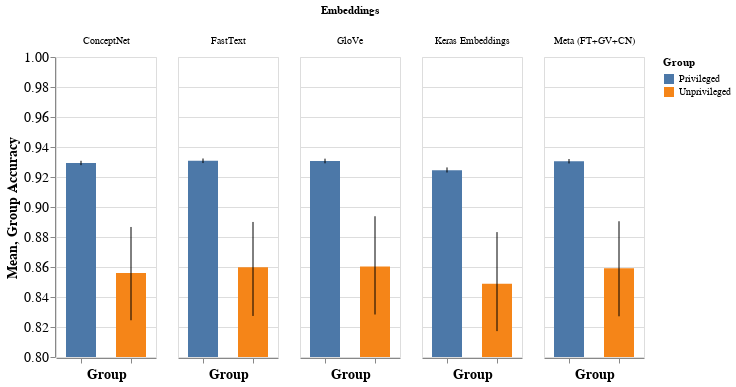

Notebook source saved alongside this figure:
### Code cell
bars = alt.Chart().mark_bar(width=30).encode(
    x=alt.X('Group:O', axis=alt.Axis(labels=False)),
    y=alt.Y('mean('+'Group Accuracy'+'):Q',  title='Mean', scale=alt.Scale(domain=[0.8, 1.0])),
    color=alt.Color('Group:N'),
).interactive()

error_bars = alt.Chart().mark_errorbar(extent='ci').encode(
    x='Group:O',
    y='Group Accuracy'+':Q'
)

alt.layer(bars, error_bars, data=report_bc).properties(
    width=100
).facet(
    column='Embeddings:N',
).configure_axis(
    labelFontSize=14,
    titleFontSize=14
)

### Figure 1 — Vega-Lite specification as saved in the notebook (floating-point values rounded to 4 significant figures)
{"config": {"view": {"continuousWidth": 400, "continuousHeight": 300}, "axis": {"labelFontSize": 14, "titleFontSize": 14}}, "data": {"name": "data-f228507f568bca499b3e08cc20ec06fd"}, "facet": {"column": {"type": "nominal", "field": "Embeddings"}}, "spec": {"layer": [{"mark": {"type": "bar", "width": 30}, "encoding": {"color": {"type": "nominal", "field": "Group"}, "x": {"type": "ordinal", "axis": {"labels": false}, "field": "Group"}, "y": {"type": "quantitative", "aggregate": "mean", "field": "Group Accuracy", "scale": {"domain": [0.8, 1.0]}, "title": "Mean"}}, "selection": {"selector002": {"type": "interval", "bind": "scales", "encodings": ["x", "y"]}}}, {"mark": {"type": "errorbar", "extent": "ci"}, "encoding": {"x": {"type": "ordinal", "field": "Group"}, "y": {"type": "quantitative", "field": "Group Accuracy"}}}], "width": 100}, "$schema": "https://vega.github.io/schema/vega-lite/v4.8.1.json", "datasets": {"data-f228507f568bca499b3e08cc20ec06fd": [{"Identity": "male", "Embeddings": "FastText", "Group Accuracy": 0.8981, "Group": "Unprivileged"}, {"Identity": "male", "Embeddings": "GloVe", "Group Accuracy": 0.899, "Group": "Unprivileged"}, {"Identity": "male", "Embeddings": "ConceptNet", "Group Accuracy": 0.8957, "Group": "Unprivileged"}, {"Identity": "male", "Embeddings": "Keras Embeddings", "Group Accuracy": 0.89, "Group": "Unprivileged"}, {"Identity": "male", "Embeddings": "Meta (FT+GV+CN)", "Group Accuracy": 0.8987, "Group": "Unprivileged"}, {"Identity": "female", "Embeddings": "FastText", "Group Accuracy": 0.9089, "Group": "Unprivileged"}, {"Identity": "female", "Embeddings": "GloVe", "Group Accuracy": 0.9084, "Group": "Unprivileged"}, {"Identity": "female", "Embeddings": "ConceptNet", "Group Accuracy": 0.9071, "Group": "Unprivileged"}, {"Identity": "female", "Embeddings": "Keras Embeddings", "Group Accuracy": 0.8999, "Group": "Unprivileged"}, {"Identity": "female", "Embeddings": "Meta (FT+GV+CN)", "Group Accuracy": 0.9073, "Group": "Unprivileged"}, {"Identity": "homosexual_gay_or_lesbian", "Embeddings": "FastText", "Group Accuracy": 0.8004, "Group": "Unprivileged"}, {"Identity": "homosexual_gay_or_lesbian", "Embeddings": "GloVe", "Group Accuracy": 0.8039, "Group": "Unprivileged"}, {"Identity": "homosexual_gay_or_lesbian", "Embeddings": "ConceptNet", "Group Accuracy": 0.8021, "Group": "Unprivileged"}, {"Identity": "homosexual_gay_or_lesbian", "Embeddings": "Keras Embeddings", "Group Accuracy": 0.7888, "Group": "Unprivileged"}, {"Identity": "homosexual_gay_or_lesbian", "Embeddings": "Meta (FT+GV+CN)", "Group Accuracy": 0.7977, "Group": "Unprivileged"}, {"Identity": "christian", "Embeddings": "FastText", "Group Accuracy": 0.9289, "Group": "Unprivileged"}, {"Identity": "christian", "Embeddings": "GloVe", "Group Accuracy": 0.9289, "Group": "Unprivileged"}, {"Identity": "christian", "Embeddings": "ConceptNet", "Group Accuracy": 0.9234, "Group": "Unprivileged"}, {"Identity": "christian", "Embeddings": "Keras Embeddings", "Group Accuracy": 0.9224, "Group": "Unprivileged"}, {"Identity": "christian", "Embeddings": "Meta (FT+GV+CN)", "Group Accuracy": 0.9271, "Group": "Unprivileged"}, {"Identity": "jewish", "Embeddings": "FastText", "Group Accuracy": 0.8875, "Group": "Unprivileged"}, {"Identity": "jewish", "Embeddings": "GloVe", "Group Accuracy": 0.8862, "Group": "Unprivileged"}, {"Identity": "jewish", "Embeddings": "ConceptNet", "Group Accuracy": 0.8829, "Group": "Unprivileged"}, {"Identity": "jewish", "Embeddings": "Keras Embeddings", "Group Accuracy": 0.8822, "Group": "Unprivileged"}, {"Identity": "jewish", "Embeddings": "Meta (FT+GV+CN)", "Group Accuracy": 0.8822, "Group": "Unprivileged"}, {"Identity": "muslim", "Embeddings": "FastText", "Group Accuracy": 0.8329, "Group": "Unprivileged"}, {"Identity": "muslim", "Embeddings": "GloVe", "Group Accuracy": 0.8291, "Group": "Unprivileged"}, {"Identity": "muslim", "Embeddings": "ConceptNet", "Group Accuracy": 0.8263, "Group": "Unprivileged"}, {"Identity": "muslim", "Embeddings": "Keras Embeddings", "Group Accuracy": 0.8149, "Group": "Unprivileged"}, {"Identity": "muslim", "Embeddings": "Meta (FT+GV+CN)", "Group Accuracy": 0.8306, "Group": "Unprivileged"}, {"Identity": "black", "Embeddings": "FastText", "Group Accuracy": 0.7928, "Group": "Unprivileged"}, {"Identity": "black", "Embeddings": "GloVe", "Group Accuracy": 0.7928, "Group": "Unprivileged"}, {"Identity": "black", "Embeddings": "ConceptNet", "Group Accuracy": 0.7793, "Group": "Unprivileged"}, {"Identity": "black", "Embeddings": "Keras Embeddings", "Group Accuracy": 0.7776, "Group": "Unprivileged"}, {"Identity": "black", "Embeddings": "Meta (FT+GV+CN)", "Group Accuracy": 0.7932, "Group": "Unprivileged"}, {"Identity": "white", "Embeddings": "FastText", "Group Accuracy": 0.8141, "Group": "Unprivileged"}, {"Identity": "white", "Embeddings": "GloVe", "Group Accuracy": 0.8139, "Group": "Unprivileged"}, {"Identity": "white", "Embeddings": "ConceptNet", "Group Accuracy": 0.8129, "Group": "Unprivileged"}, {"Identity": "white", "Embeddings": "Keras Embeddings", "Group Accuracy": 0.7952, "Group": "Unprivileged"}, {"Identity": "white", "Embeddings": "Meta (FT+GV+CN)", "Group Accuracy": 0.8151, "Group": "Unprivileged"}, {"Identity": "psychiatric_or_mental_illness", "Embeddings": "FastText", "Group Accuracy": 0.8754, "Group": "Unprivileged"}, {"Identity": "psychiatric_or_mental_illness", "Embeddings": "GloVe", "Group Accuracy": 0.8802, "Group": "Unprivileged"}, {"Identity": "psychiatric_or_mental_illness", "Embeddings": "ConceptNet", "Group Accuracy": 0.8744, "Group": "Unprivileged"}, {"Identity": "psychiatric_or_mental_illness", "Embeddings": "Keras Embeddings", "Group Accuracy": 0.8686, "Group": "Unprivileged"}, {"Identity": "psychiatric_or_mental_illness", "Embeddings": "Meta (FT+GV+CN)", "Group Accuracy": 0.8802, "Group": "Unprivileged"}, {"Identity": "male", "Embeddings": "FastText", "Group Accuracy": 0.9312, "Group": "Privileged"}, {"Identity": "male", "Embeddings": "GloVe", "Group Accuracy": 0.9309, "Group": "Privileged"}, {"Identity": "male", "Embeddings": "ConceptNet", "Group Accuracy": 0.9297, "Group": "Privileged"}, {"Identity": "male", "Embeddings": "Keras Embeddings", "Group Accuracy": 0.9249, "Group": "Privileged"}, {"Identity": "male", "Embeddings": "Meta (FT+GV+CN)", "Group Accuracy": 0.9307, "Group": "Privileged"}, {"Identity": "female", "Embeddings": "FastText", "Group Accuracy": 0.9304, "Group": "Privileged"}, {"Identity": "female", "Embeddings": "GloVe", "Group Accuracy": 0.9303, "Group": "Privileged"}, {"Identity": "female", "Embeddings": "ConceptNet", "Group Accuracy": 0.9288, "Group": "Privileged"}, {"Identity": "female", "Embeddings": "Keras Embeddings", "Group Accuracy": 0.9243, "Group": "Privileged"}, {"Identity": "female", "Embeddings": "Meta (FT+GV+CN)", "Group Accuracy": 0.9303, "Group": "Privileged"}, {"Identity": "homosexual_gay_or_lesbian", "Embeddings": "FastText", "Group Accuracy": 0.9312, "Group": "Privileged"}, {"Identity": "homosexual_gay_or_lesbian", "Embeddings": "GloVe", "Group Accuracy": 0.931, "Group": "Privileged"}, {"Identity": "homosexual_gay_or_lesbian", "Embeddings": "ConceptNet", "Group Accuracy": 0.9295, "Group": "Privileged"}, {"Identity": "homosexual_gay_or_lesbian", "Embeddings": "Keras Embeddings", "Group Accuracy": 0.9249, "Group": "Privileged"}, {"Identity": "homosexual_gay_or_lesbian", "Embeddings": "Meta (FT+GV+CN)", "Group Accuracy": 0.9309, "Group": "Privileged"}, {"Identity": "christian", "Embeddings": "FastText", "Group Accuracy": 0.9274, "Group": "Privileged"}, {"Identity": "christian", "Embeddings": "GloVe", "Group Accuracy": 0.9273, "Group": "Privileged"}, {"Identity": "christian", "Embeddings": "ConceptNet", "Group Accuracy": 0.9262, "Group": "Privileged"}, {"Identity": "christian", "Embeddings": "Keras Embeddings", "Group Accuracy": 0.9209, "Group": "Privileged"}, {"Identity": "christian", "Embeddings": "Meta (FT+GV+CN)", "Group Accuracy": 0.9272, "Group": "Privileged"}, {"Identity": "jewish", "Embeddings": "FastText", "Group Accuracy": 0.9283, "Group": "Privileged"}, {"Identity": "jewish", "Embeddings": "GloVe", "Group Accuracy": 0.9282, "Group": "Privileged"}, {"Identity": "jewish", "Embeddings": "ConceptNet", "Group Accuracy": 0.9267, "Group": "Privileged"}, {"Identity": "jewish", "Embeddings": "Keras Embeddings", "Group Accuracy": 0.9218, "Group": "Privileged"}, {"Identity": "jewish", "Embeddings": "Meta (FT+GV+CN)", "Group Accuracy": 0.9281, "Group": "Privileged"}, {"Identity": "muslim", "Embeddings": "FastText", "Group Accuracy": 0.9327, "Group": "Privileged"}, {"Identity": "muslim", "Embeddings": "GloVe", "Group Accuracy": 0.9328, "Group": "Privileged"}, {"Identity": "muslim", "Embeddings": "ConceptNet", "Group Accuracy": 0.9314, "Group": "Privileged"}, {"Identity": "muslim", "Embeddings": "Keras Embeddings", "Group Accuracy": 0.9269, "Group": "Privileged"}, {"Identity": "muslim", "Embeddings": "Meta (FT+GV+CN)", "Group Accuracy": 0.9325, "Group": "Privileged"}, {"Identity": "black", "Embeddings": "FastText", "Group Accuracy": 0.9327, "Group": "Privileged"}, {"Identity": "black", "Embeddings": "GloVe", "Group Accuracy": 0.9325, "Group": "Privileged"}, {"Identity": "black", "Embeddings": "ConceptNet", "Group Accuracy": 0.9315, "Group": "Privileged"}, {"Identity": "black", "Embeddings": "Keras Embeddings", "Group Accuracy": 0.9265, "Group": "Privileged"}, {"Identity": "black", "Embeddings": "Meta (FT+GV+CN)", "Group Accuracy": 0.9323, "Group": "Privileged"}, {"Identity": "white", "Embeddings": "FastText", "Group Accuracy": 0.9349, "Group": "Privileged"}, {"Identity": "white", "Embeddings": "GloVe", "Group Accuracy": 0.9348, "Group": "Privileged"}, {"Identity": "white", "Embeddings": "ConceptNet", "Group Accuracy": 0.9332, "Group": "Privileged"}, {"Identity": "white", "Embeddings": "Keras Embeddings", "Group Accuracy": 0.9292, "Group": "Privileged"}, {"Identity": "white", "Embeddings": "Meta (FT+GV+CN)", "Group Accuracy": 0.9345, "Group": "Privileged"}, {"Identity": "psychiatric_or_mental_illness", "Embeddings": "FastText", "Group Accuracy": 0.9282, "Group": "Privileged"}, {"Identity": "psychiatric_or_mental_illness", "Embeddings": "GloVe", "Group Accuracy": 0.928, "Group": "Privileged"}, {"Identity": "psychiatric_or_mental_illness", "Embeddings": "ConceptNet", "Group Accuracy": 0.9266, "Group": "Privileged"}, {"Identity": "psychiatric_or_mental_illness", "Embeddings": "Keras Embeddings", "Group Accuracy": 0.9218, "Group": "Privileged"}, {"Identity": "psychiatric_or_mental_illness", "Embeddings": "Meta (FT+GV+CN)", "Group Accuracy": 0.9278, "Group": "Privileged"}]}}
